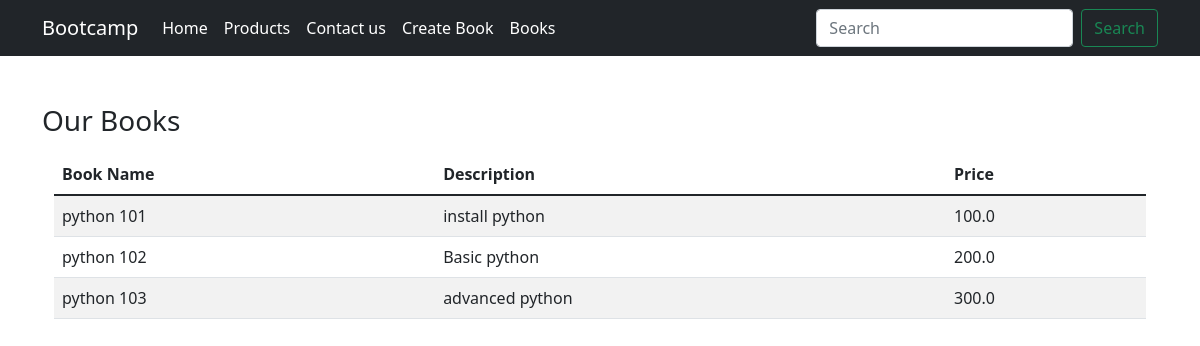
Screenshot of /bookList with the database file from the repository.
### company/models.py (models this page shows, shortened)
class Book(models.Model):
  title = models.CharField(max_length=100)
  description = models.TextField(null=True, blank=True)
  price = models.FloatField(default=100)

### company/views.py (the view)
# urls.py: path('bookList', BookList)
def BookList(request):
  view = 'company/bookList.html'
  data = Book.objects.all()
  context = {'data': data}
  return render(request, view, context)

### company/templates/company/bookList.html
{% extends 'company/base.html' %} {% block content %}
<h3>Our Books</h3>
<div class="container mt-3">
  <table class="table table-striped">
    <thead>
      <tr>
        <th>Book Name</th>
        <th>Description</th>
        <th>Price</th>
      </tr>
    </thead>
    <tbody>
      {% for item in data %}
      <tr>
        <td>{{item.title}}</td>
        <td>{{item.description}}</td>
        <td>{{item.price}}</td>
      </tr>
      {% endfor %}
    </tbody>
  </table>
</div>
{% endblock content %}

### rows the page displays
Book: title "python 101", description "install python", price "100.0"
Book: title "python 102", description "Basic python", price "200.0"
Book: title "python 103", description "advanced python", price "300.0"
